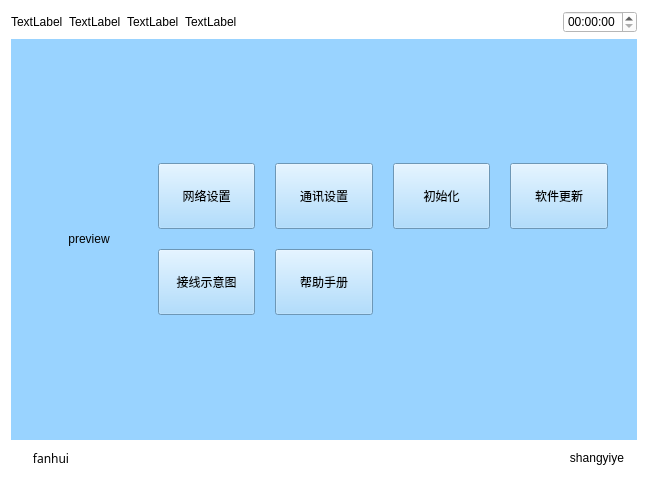
<?xml version="1.0" encoding="UTF-8"?>
<ui version="4.0">
 <class>Page3</class>
 <widget class="QWidget" name="Page3">
  <property name="geometry">
   <rect>
    <x>0</x>
    <y>0</y>
    <width>648</width>
    <height>482</height>
   </rect>
  </property>
  <property name="windowTitle">
   <string>Form</string>
  </property>
  <property name="styleSheet">
   <string notr="true">background-color: rgb(255, 255, 255);</string>
  </property>
  <layout class="QVBoxLayout" name="verticalLayout_2" stretch="1,5,1">
   <item>
    <layout class="QHBoxLayout" name="horizontalLayout_4">
     <item>
      <widget class="QLabel" name="label_10">
       <property name="text">
        <string>TextLabel</string>
       </property>
      </widget>
     </item>
     <item>
      <widget class="QLabel" name="label_11">
       <property name="text">
        <string>TextLabel</string>
       </property>
      </widget>
     </item>
     <item>
      <widget class="QLabel" name="label_12">
       <property name="text">
        <string>TextLabel</string>
       </property>
      </widget>
     </item>
     <item>
      <widget class="QLabel" name="label_13">
       <property name="text">
        <string>TextLabel</string>
       </property>
      </widget>
     </item>
     <item>
      <spacer name="horizontalSpacer_2">
       <property name="orientation">
        <enum>Qt::Horizontal</enum>
       </property>
       <property name="sizeHint" stdset="0">
        <size>
         <width>40</width>
         <height>20</height>
        </size>
       </property>
      </spacer>
     </item>
     <item>
      <widget class="QTimeEdit" name="timeEdit"/>
     </item>
    </layout>
   </item>
   <item>
    <widget class="QWidget" name="widget" native="true">
     <property name="sizePolicy">
      <sizepolicy hsizetype="Preferred" vsizetype="Preferred">
       <horstretch>0</horstretch>
       <verstretch>0</verstretch>
      </sizepolicy>
     </property>
     <property name="contextMenuPolicy">
      <enum>Qt::DefaultContextMenu</enum>
     </property>
     <property name="styleSheet">
      <string notr="true">background-color: rgb(153, 211, 255);</string>
     </property>
     <layout class="QVBoxLayout" name="verticalLayout">
      <item>
       <layout class="QGridLayout" name="gridLayout">
        <property name="margin">
         <number>20</number>
        </property>
        <property name="spacing">
         <number>20</number>
        </property>
        <item row="1" column="1">
         <widget class="QPushButton" name="video">
          <property name="minimumSize">
           <size>
            <width>66</width>
            <height>66</height>
           </size>
          </property>
          <property name="text">
           <string>接线示意图</string>
          </property>
         </widget>
        </item>
        <item row="0" column="3">
         <widget class="QPushButton" name="unmanned">
          <property name="minimumSize">
           <size>
            <width>66</width>
            <height>66</height>
           </size>
          </property>
          <property name="text">
           <string>初始化</string>
          </property>
         </widget>
        </item>
        <item row="0" column="4">
         <widget class="QPushButton" name="update">
          <property name="minimumSize">
           <size>
            <width>66</width>
            <height>66</height>
           </size>
          </property>
          <property name="text">
           <string>软件更新</string>
          </property>
         </widget>
        </item>
        <item row="0" column="1">
         <widget class="QPushButton" name="setNetwork">
          <property name="minimumSize">
           <size>
            <width>66</width>
            <height>66</height>
           </size>
          </property>
          <property name="cursor">
           <cursorShape>UpArrowCursor</cursorShape>
          </property>
          <property name="text">
           <string>网络设置</string>
          </property>
         </widget>
        </item>
        <item row="1" column="2">
         <widget class="QPushButton" name="pushButton_13">
          <property name="minimumSize">
           <size>
            <width>66</width>
            <height>66</height>
           </size>
          </property>
          <property name="text">
           <string>帮助手册</string>
          </property>
         </widget>
        </item>
        <item row="0" column="2">
         <widget class="QPushButton" name="communication">
          <property name="minimumSize">
           <size>
            <width>66</width>
            <height>66</height>
           </size>
          </property>
          <property name="text">
           <string>通讯设置</string>
          </property>
         </widget>
        </item>
        <item row="0" column="0" rowspan="2">
         <widget class="QPushButton" name="preview">
          <property name="sizePolicy">
           <sizepolicy hsizetype="Preferred" vsizetype="Preferred">
            <horstretch>0</horstretch>
            <verstretch>0</verstretch>
           </sizepolicy>
          </property>
          <property name="minimumSize">
           <size>
            <width>50</width>
            <height>50</height>
           </size>
          </property>
          <property name="cursor">
           <cursorShape>PointingHandCursor</cursorShape>
          </property>
          <property name="text">
           <string>preview</string>
          </property>
          <property name="flat">
           <bool>true</bool>
          </property>
         </widget>
        </item>
       </layout>
      </item>
     </layout>
    </widget>
   </item>
   <item>
    <layout class="QHBoxLayout" name="horizontalLayout">
     <item>
      <widget class="QPushButton" name="returnIndex">
       <property name="font">
        <font>
         <family>AR PL UMing TW MBE</family>
        </font>
       </property>
       <property name="text">
        <string>fanhui</string>
       </property>
       <property name="flat">
        <bool>true</bool>
       </property>
      </widget>
     </item>
     <item>
      <spacer name="horizontalSpacer">
       <property name="orientation">
        <enum>Qt::Horizontal</enum>
       </property>
       <property name="sizeHint" stdset="0">
        <size>
         <width>40</width>
         <height>20</height>
        </size>
       </property>
      </spacer>
     </item>
     <item>
      <widget class="QPushButton" name="returnPage">
       <property name="text">
        <string>shangyiye</string>
       </property>
       <property name="flat">
        <bool>true</bool>
       </property>
      </widget>
     </item>
    </layout>
   </item>
  </layout>
 </widget>
 <resources/>
 <connections/>
</ui>
